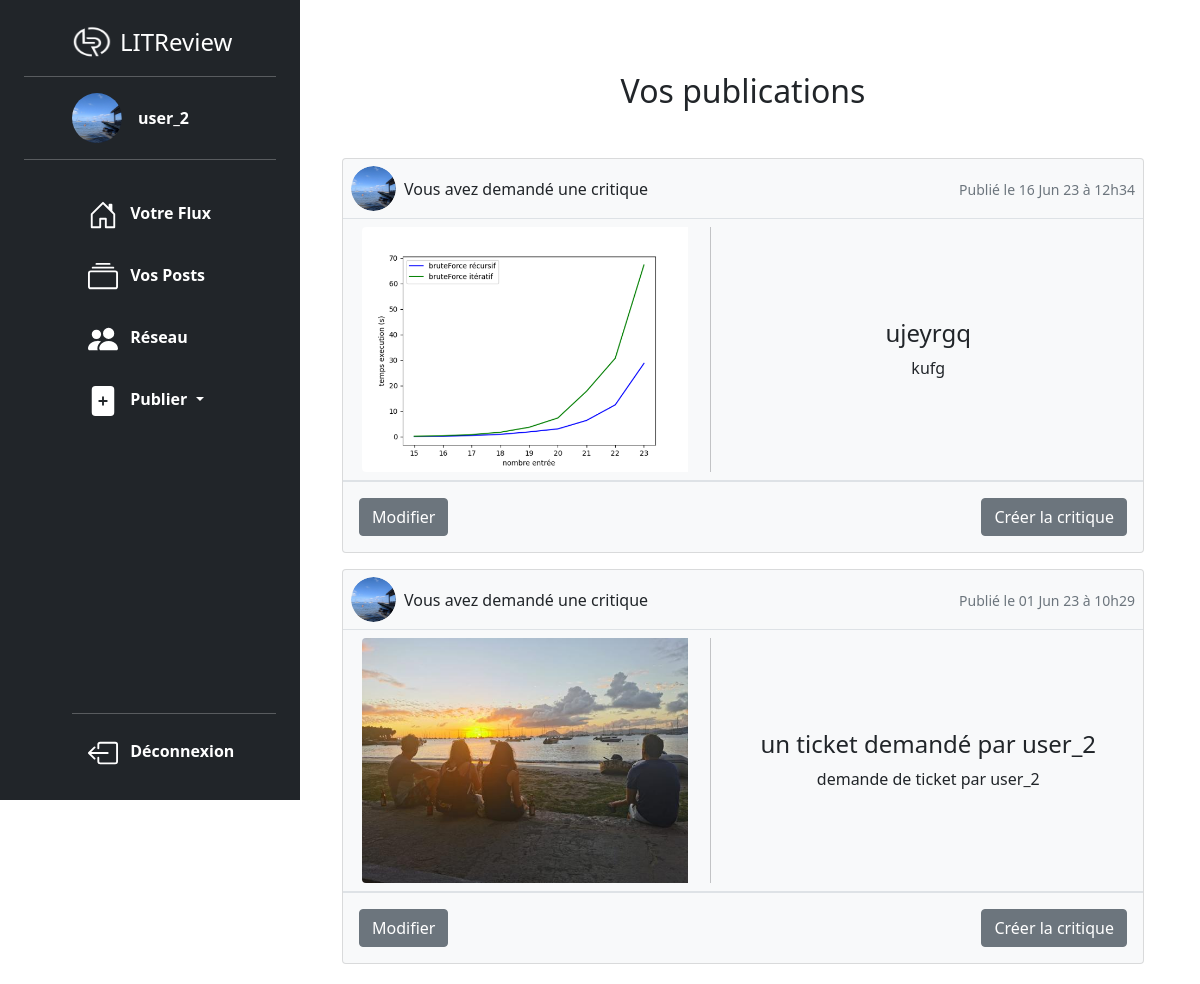
/post/view_user_posts/ (signed in), run on an earlier commit of the app's database.
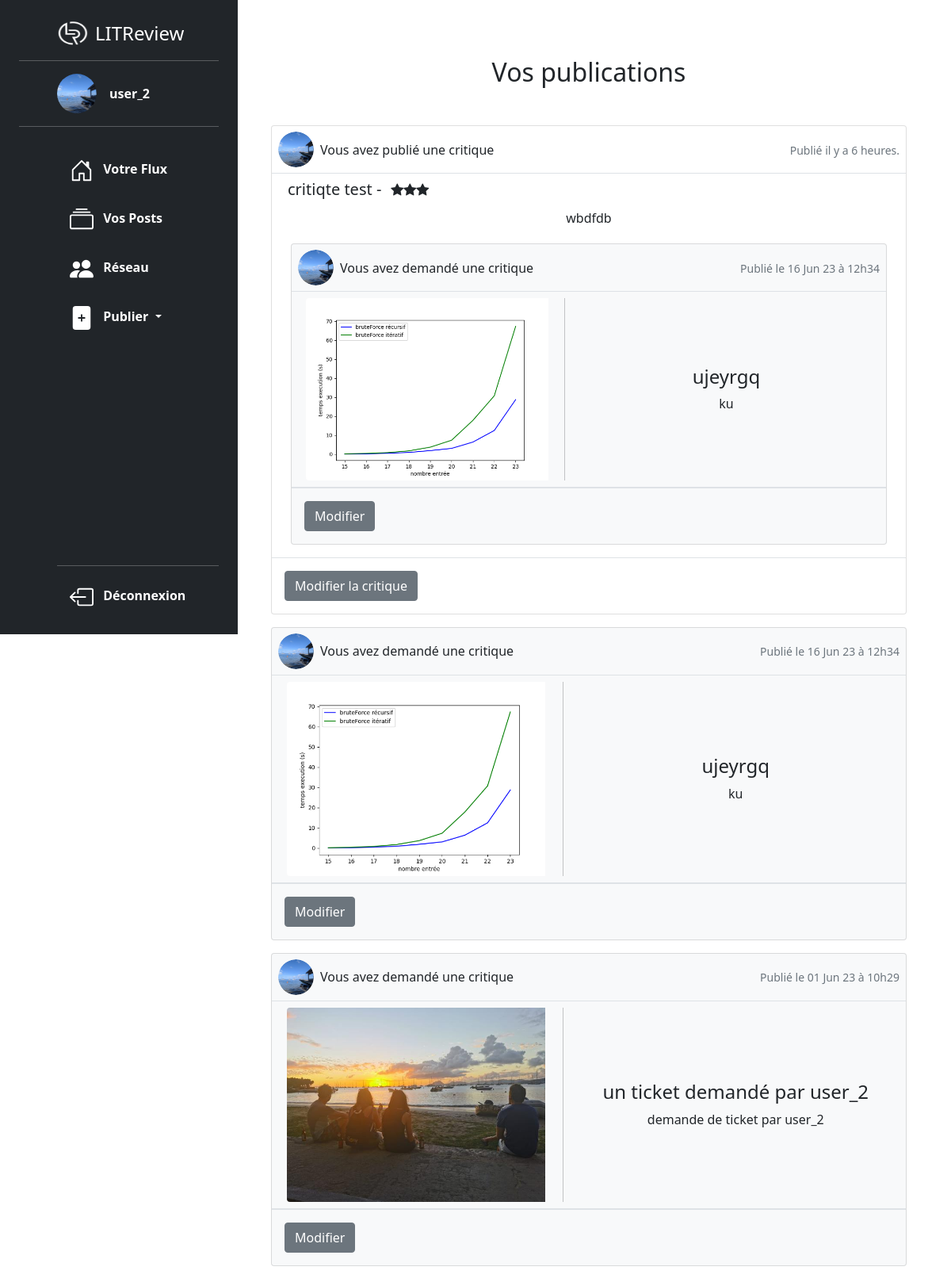
And on a later commit of the database.
### post/models.py (models this page shows, shortened)
class Ticket(models.Model):
    title = models.CharField(max_length=128)
    description = models.TextField(max_length=2048, blank=True)
    user = models.ForeignKey(to=settings.AUTH_USER_MODEL, on_delete=models.CASCADE)
    image = models.ForeignKey(
        Photo,
        null=True,
        on_delete=models.SET_NULL,
        blank=True,
    )
    time_created = models.DateTimeField(auto_now_add=True)

class Photo(models.Model):
    image = models.ImageField(verbose_name="image", blank=True)
    caption = models.CharField(max_length=128, blank=True)
    uploader = models.ForeignKey(settings.AUTH_USER_MODEL, on_delete=models.CASCADE)
    date_created = models.DateTimeField(auto_now_add=True)
    IMAGE_MAX_SIZE = (600, 600)

class Review(models.Model):
    ticket = models.OneToOneField(to=Ticket, on_delete=models.CASCADE)
    rating = models.PositiveSmallIntegerField(
        validators=[MinValueValidator(0), MaxValueValidator(5)],
    )
    headline = models.CharField(max_length=128)
    body = models.TextField(max_length=8192, blank=True)
    user = models.ForeignKey(to=settings.AUTH_USER_MODEL, on_delete=models.CASCADE)
    time_created = models.DateTimeField(auto_now_add=True)

### authentication/models.py (models this page shows, shortened)
class User(AbstractUser):
    SUBSCRIBER = "SUBSCRIBER"
    profil_photo = models.ImageField(verbose_name="Photo de profil")
    following = models.ManyToManyField(
        "self",
        through=UserFollows,
        symmetrical=False,
        related_name="followers",
    )

### post/views.py (the view)
def view_user_posts(request):
    reviews = models.Review.objects.filter(user=request.user)
    reviews = reviews.annotate(content_type=Value("REVIEW", CharField()))
    tickets = models.Ticket.objects.filter(user=request.user)
    tickets = tickets.annotate(content_type=Value("TICKET", CharField()))
    posts = sorted(
        chain(reviews, tickets),
        key=lambda post: post.time_created,
        reverse=True,
    )
    return render(request, "post/view_user_posts.html", context={"posts": posts})

### post/templatetags/post_extra.py (called while the page is built)
@register.filter
def model_type(value):
    return type(value).__name__

@register.filter
def get_posted_at_display(posted_at):
    seconds_ago = (timezone.now() - posted_at).total_seconds()
    if seconds_ago <= HOUR:
        return "Publié il y a un instant."
    elif seconds_ago <= DAY:
        return f"Publié il y a {int(seconds_ago // HOUR)} heures."
    return f'Publié le {posted_at.strftime("%d %b %y à %Hh%M")}'

@register.simple_tag(takes_context=True)
def get_poster_display(context, user):
    if user == context["user"]:
        return "Vous avez"
    return f"{user.username} a"

@register.filter(name="times")
def times(number):
    return range(number)

### post/templates/post/view_user_posts.html
{% extends 'base.html' %}
{% load post_extra %}
{% block content %}
    <div class="container text-center " style="max-width:850px">
        <h2 class="mb-5">Vos publications</h2>
        {% for post in posts %}
            <div class="row">
                <div class="col-12">
                    {% if post|model_type == 'Ticket' %}
                        {% include "post/partials/ticket.html" with ticket=post %}
                    {% elif post|model_type == 'Review' %}
                        {% include "post/partials/review.html" with review=post %}
                    {% endif %}
                </div>
            </div>
        {% endfor %}
    </div>
{% endblock content %}

### post/templates/post/partials/review.html
{% load static %}
{% load post_extra %}
<div class="card text-dark bg-white mb-3" style="max-width:850px">
    {% include "post/partials/header_card.html" with element=review %}
    <div class="row m-1">
        <div class="col-12 ">
            <div class="btn-toolbar align-items-center" role="toolbar" aria-label="Toolbar with button groups">
                <h5 class="m-1">{{review.headline}} - </h5>
                <div class="btn-group mx-2" role="group" aria-label="First group">
                    {% for i in review.rating|times %}
                    <i class="bi bi-star-fill"></i>
                    {% endfor %}
                </div>
            </div>
        </div>
    </div>
    <div class="row m-1">
        <div class="col">
            <p>{{review.body}} </p>
        </div>
    </div>
    <div class="container w-90">
        {% include "post/partials/ticket.html" with ticket=review.ticket %}
    </div>
    {% if user == review.user %}
        <div class="d-flex bd-highlight border-top align-items-center">
            <p class="my-0 p-2 bd-highlight">
                <a href="{% url 'edit_review' review.id %}" class="btn btn-secondary m-2 ">Modifier la critique</a>
            </p>
        </div>
    {% endif %}
</div>

### post/templates/post/partials/header_card.html
{% load static %}
{% load post_extra %}
<div class="d-flex bd-highlight border-bottom align-items-center"  style="height: 60px;">
    <div class="ms-2">
        <div class="d-flex justify-content-center align-items-center rounded-circle p-auto" style="width : 45px; height : 45px; overflow: hidden;">
          {% if element.user.profil_photo %}
            <img class="img-fluid rounded-circle w-100 h-100" src={{ element.user.profil_photo.url }} alt="photo de profil personnalisée de l'utilisateur">
            {% else %}
            <img class="img-fluid rounded-circle" src="{% static 'images/default_profile.png'%}" alt="photo de profil par default de l'utilisateur">
            {% endif %}
        </div>
    </div>
    {% if element|model_type == 'Ticket' %}
        <p class="my-0 p-2 bd-highlight">{%get_poster_display element.user%} demandé une critique</p>
    {% elif element|model_type == 'Review' %}
        <p class="my-0 p-2 bd-highlight">{%get_poster_display element.user%} publié une critique</p>
    {% endif %}
    <p class="my-0 ms-auto p-2 bd-highlight"><small class="text-muted">{{ element.time_created|get_posted_at_display}}</small> </p>
</div>

### post/templates/post/partials/ticket.html (shortened to what this page needs)
{% load static %}
{% load post_extra %}
<div class="card text-dark bg-light mb-3" style="max-width:850px">
    {% include "post/partials/header_card.html" with element=ticket %}
    <div class="row g-0 align-items-center justify-content-around border-bottom border-2 p-2">
        <div class="col-md-5 text-center">
            {% if ticket.image.image %}
                <img src="{{ticket.image.image.url}}" class="card-img-left rounded-start img-fluid w-auto h-auto" style="max-height:250px" alt="image du ticket">
            {% else %}
                <img src="{% static 'images/livre_default.jpg'%}"  class="card-img-left rounded-start img-fluid w-auto h-auto" style="max-height:250px" alt="image par default du ticket">
            {% endif %}
        </div>
        <div class="col-md-6 text-center" >
            <div class="card-body">
                <h4 class="card-title">{{ticket.title}}</h4>
                <p class="card-text overflow-auto">{{ticket.description}}</p>
            </div>
        </div>
    </div>
    <div class="d-flex bd-highlight">
        {% if user == ticket.user%}
            <p class="my-0 p-2 bd-highlight">
                <a href="{% url 'edit_ticket' ticket.id %}" class="btn btn-secondary m-2 ">Modifier</a>
            </p>
        {% endif %}
        {% if not ticket.review %}
            <p class="my-0 ms-auto p-2 bd-highlight">
                <a href="{% url 'review_ticket' ticket.id %}" class="btn btn-secondary m-2 ">Créer la critique</a>
            </p>
        {% endif %}
    </div>
</div>

What changed in the data, as far as the page shows it:
added Review: user.profil_photo (picture), user "Vous avez", time_created|get_posted_at_display "Publié il y a 6 heures.", headline "critiqte test", rating 3 (drawn), body "wbdfdb", Ticket.user "Vous avez", {{ element.time_created|get_posted_at_display }} "Publié le 16 Jun 23 à 12h34", image.image (picture), {{ ticket.title }} "ujeyrgq", {{ ticket.description }} "ku", shows "Modifier la critique"
changed Ticket "ujeyrgq": description "kufg" → "ku"; no longer shows "Créer la critique"
shown differently, row unchanged: Ticket "un ticket demandé par user_2": no longer shows "Créer la critique"
